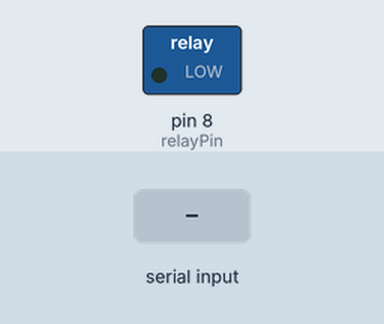
Simulated run of this sketch. Board: Arduino Uno, built with avr-gcc and run on an emulated ATmega328P. Parts: switched loads named in the sketch (green lamp = pin HIGH). The inputs (shaded band) are chosen by the test bench. What the sketch prints to the serial monitor is not drawn.

Above: at 1.2 s.
1.3 s: "90,45\n" received over Serial
At 2.1 s:
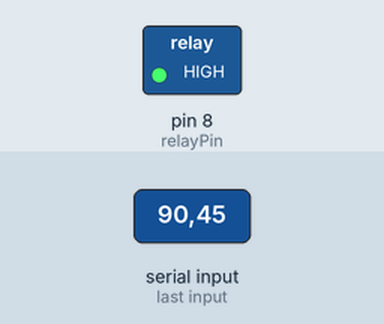
3.8 s: "30,150\n" received over Serial
At 5.4 s:
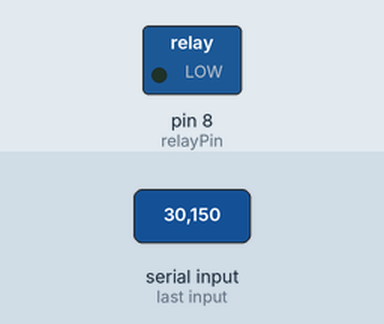
6.8 s: "5\n" received over Serial
At 7.6 s:
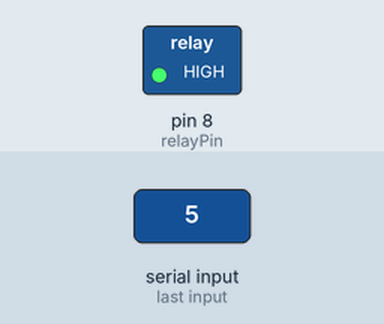
Timing chart, 0 to 9.8 s (numbered marks = the images above; inputs shaded):
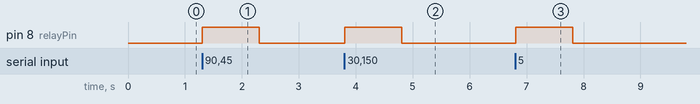

Measured:
- after the input at 1.3 s, pin 8 (relayPin): LOW → HIGH at once, → LOW 1.0 s later
- after the input at 3.8 s, pin 8 (relayPin): LOW → HIGH at once, → LOW 1.0 s later
- after the input at 6.8 s, pin 8 (relayPin): LOW → HIGH at once, → LOW 1.0 s later

The sketch:

hand.ino
```cpp
int relayPin = 8;
int status;

void setup()
{
  pinMode(relayPin, OUTPUT);
  Serial.begin(9600);
}
void loop()
{
  Serial.print("Status:");
  if(Serial.available()){
    status = Serial.readStringUntil('\n').toInt();
    digitalWrite(relayPin, HIGH);
    delay(1000);
  }

  else{
    digitalWrite(relayPin, LOW);
  }

}
```
